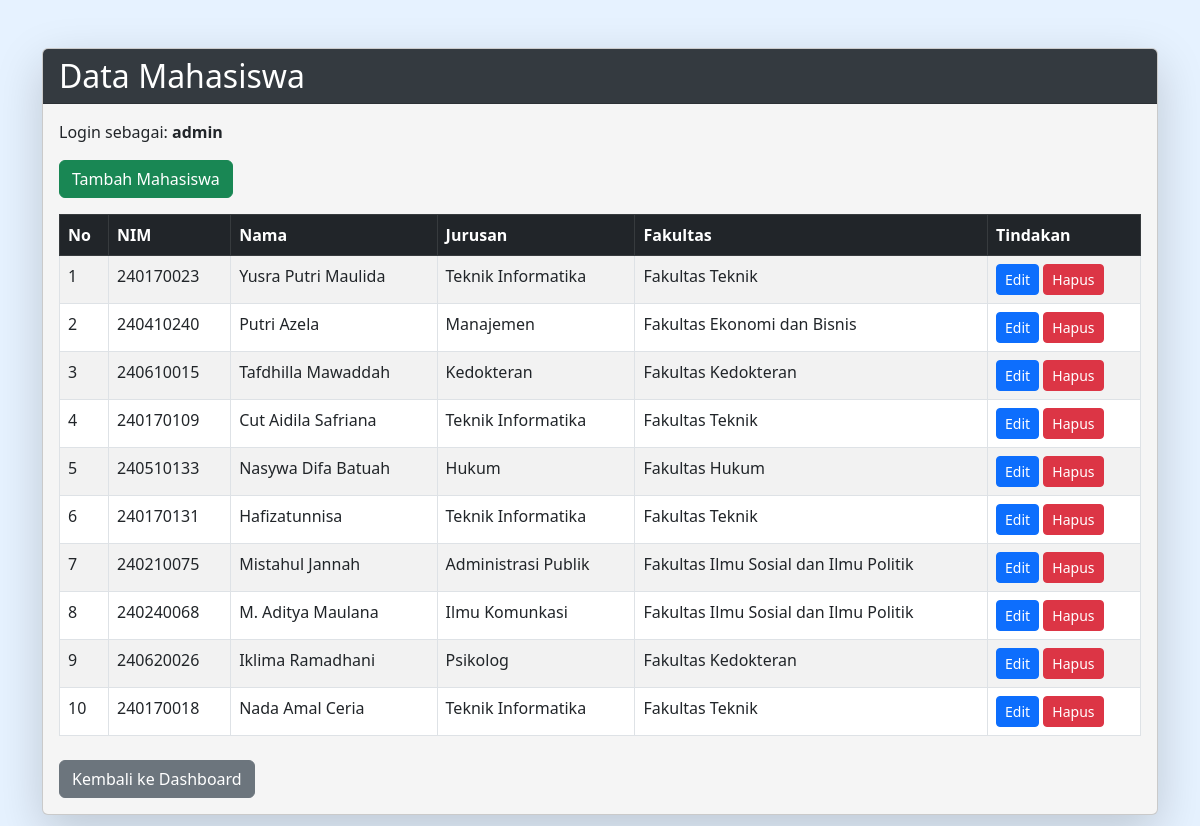
Screenshot of /data_mahasiswa.php (signed in) with the database file from the repository.
### tables this page shows
CREATE TABLE IF NOT EXISTS `mahasiswa` (
  `id` int NOT NULL AUTO_INCREMENT,
  `nim` varchar(20) DEFAULT NULL,
  `nama` varchar(100) DEFAULT NULL,
  `jurusan` varchar(100) DEFAULT NULL,
  `fakultas` varchar(100) DEFAULT NULL,
  PRIMARY KEY (`id`)
);

### data_mahasiswa.php (the view, shortened to what this page needs)
<?php
include 'koneksi.php';
$data = mysqli_query($conn, "SELECT * FROM mahasiswa");
?>
<!DOCTYPE html>
<html>
<head>
    <link href="https://cdn.jsdelivr.net/npm/bootstrap@5.3.0/dist/css/bootstrap.min.css" rel="stylesheet">
</head>
<body style="background-color: #e6f2ff; min-height:100vh;">
<div class="container mt-5">
  <div class="card shadow-lg" style="background-color:#f5f5f5;">
    <div class="card-header text-white" style="background-color:#343a40;">
      <h2 class="card-title mb-0">Data Mahasiswa</h2>
    </div>
    <div class="card-body">
      <p>Login sebagai: <b><?= $_SESSION['username'] ?></b></p>
      <?php if($_SESSION['role']=='admin'){ ?>
        <a href="tambah_mahasiswa.php" class="btn btn-success mb-3">Tambah Mahasiswa</a>
      <?php } ?>
      <table class="table table-striped table-bordered table-hover">
        <thead class="table-dark">
          <tr>
            <th>No</th>
            <th>NIM</th>
            <th>Nama</th>
            <th>Jurusan</th>
            <th>Fakultas</th>
            <?php if($_SESSION['role']=='admin'){ ?><th>Tindakan</th><?php } ?>
          </tr>
        </thead>
        <tbody>
          <?php $no=1; while($row=mysqli_fetch_assoc($data)){ ?>
            <tr>
              <td><?= $no++ ?></td>
              <td><?= $row['nim'] ?></td>
              <td><?= $row['nama'] ?></td>
              <td><?= $row['jurusan'] ?></td>
              <td><?= $row['fakultas'] ?></td>
              <?php if($_SESSION['role']=='admin'){ ?>
              <td>
                <a href="edit_mahasiswa.php?id=<?= $row['id'] ?>" class="btn btn-primary btn-sm">Edit</a>
                <a href="hapus_mahasiswa.php?id=<?= $row['id'] ?>"
                   class="btn btn-danger btn-sm"
                   onclick="return confirm('Yakin ingin hapus mahasiswa <?= $row['nama'] ?>?')">Hapus</a>
              </td>
              <?php } ?>
            </tr>
          <?php } ?>
        </tbody>
      </table>
      <a href="<?= ($_SESSION['role']=='admin')?'dashboard_admin.php':'dashboard_user.php' ?>" class="btn btn-secondary mt-2">Kembali ke Dashboard</a>
    </div>
  </div>
</div>
</body>
</html>

### rows the page displays
mahasiswa: nim "240170023", nama "Yusra Putri Maulida", jurusan "Teknik Informatika", fakultas "Fakultas Teknik"
mahasiswa: nim "240410240", nama "Putri Azela", jurusan "Manajemen", fakultas "Fakultas Ekonomi dan Bisnis"
mahasiswa: nim "240610015", nama "Tafdhilla Mawaddah", jurusan "Kedokteran", fakultas "Fakultas Kedokteran"
mahasiswa: nim "240170109", nama "Cut Aidila Safriana", jurusan "Teknik Informatika", fakultas "Fakultas Teknik"
mahasiswa: nim "240510133", nama "Nasywa Difa Batuah", jurusan "Hukum", fakultas "Fakultas Hukum"
mahasiswa: nim "240170131", nama "Hafizatunnisa", jurusan "Teknik Informatika", fakultas "Fakultas Teknik"
mahasiswa: nim "240210075", nama "Mistahul Jannah", jurusan "Administrasi Publik", fakultas "Fakultas Ilmu Sosial dan Ilmu Politik"
mahasiswa: nim "240240068", nama "M. Aditya Maulana", jurusan "Ilmu Komunkasi", fakultas "Fakultas Ilmu Sosial dan Ilmu Politik"
mahasiswa: nim "240620026", nama "Iklima Ramadhani", jurusan "Psikolog", fakultas "Fakultas Kedokteran"
mahasiswa: nim "240170018", nama "Nada Amal Ceria", jurusan "Teknik Informatika", fakultas "Fakultas Teknik"

### other values shown
$_SESSION['username'] "admin"
